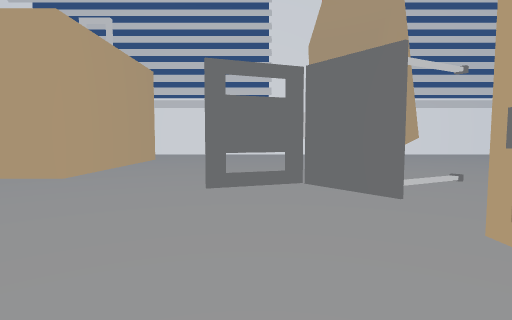
[1] (above)

24 first-person views from a walk through a Unity game level. The camera is 1.4 m above the floor, tilts 4° down and sees 80° across. The floor is counted in squares, 2 m on a side. Each view is taken from the middle of a square. On the plan, view 1 faces up. The plan holds only what a view shows up to about 10 squares ahead; the rest is blank. The place goes on beyond the plan.

[2]
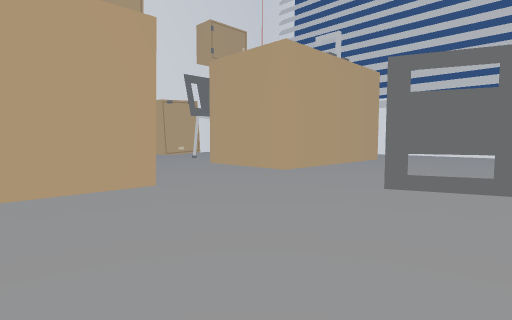

[3]
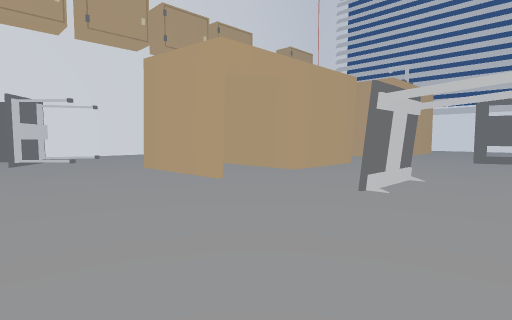

[4]
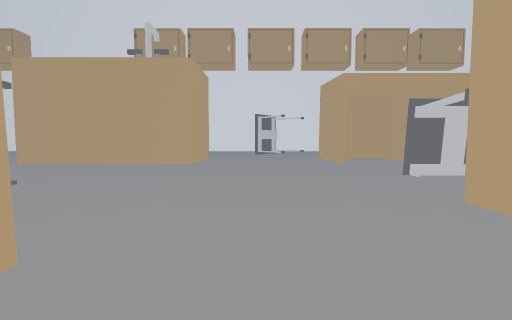

[5]
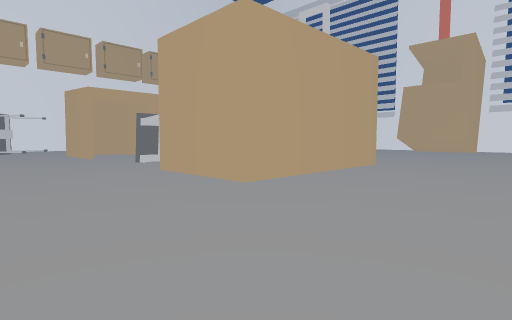

[6]
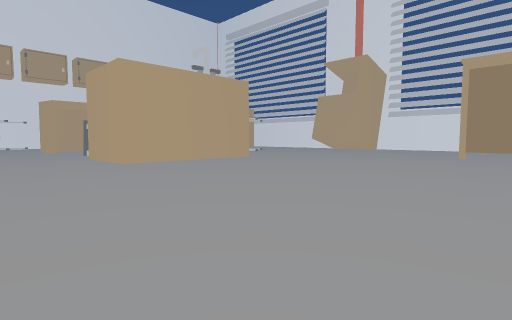

[7]
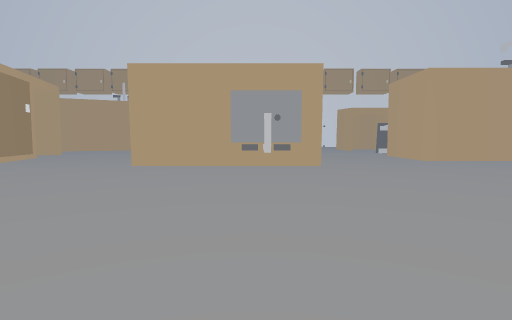

[8]
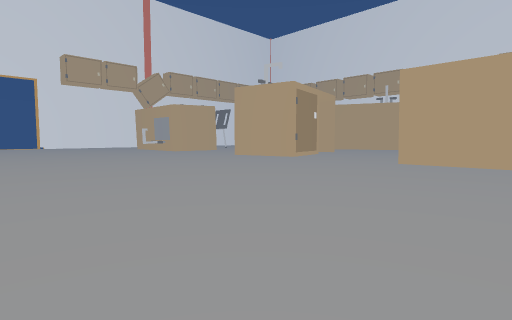

[9]
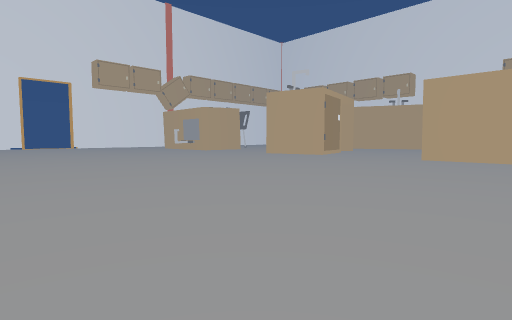

[10]
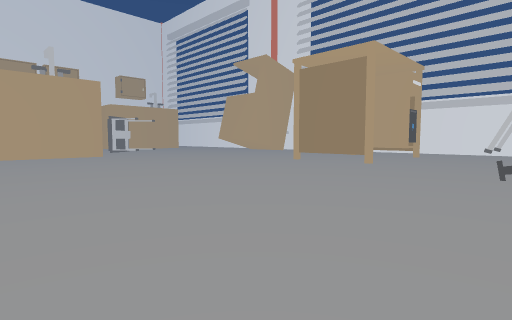

[11]
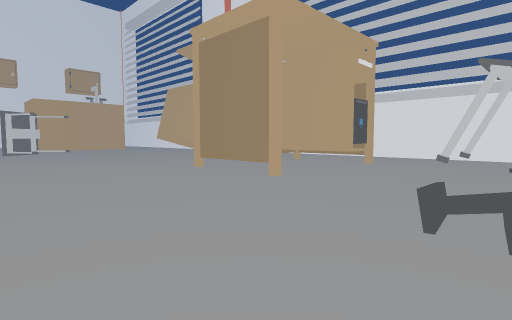

[12]
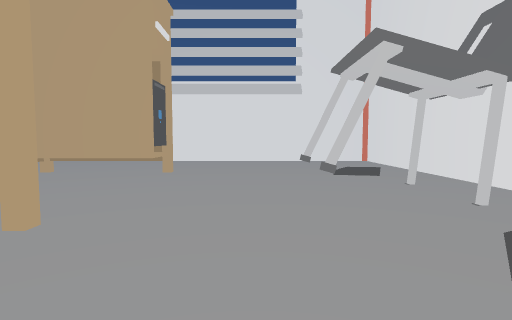

[13]
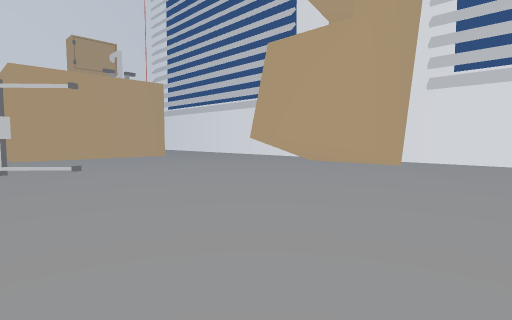

[14]
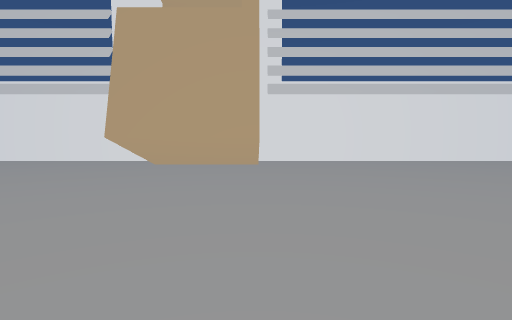

[15]
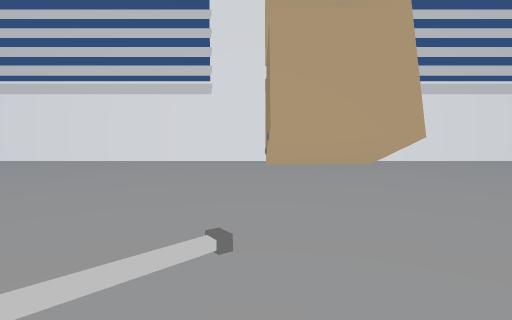

[16]
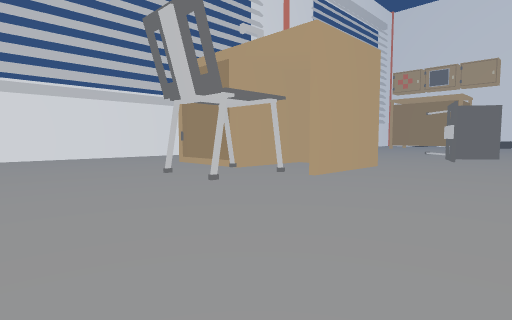

[17]
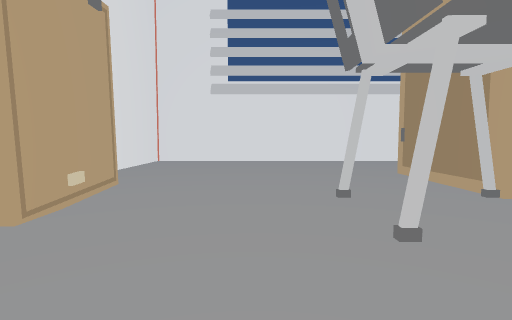

[18]
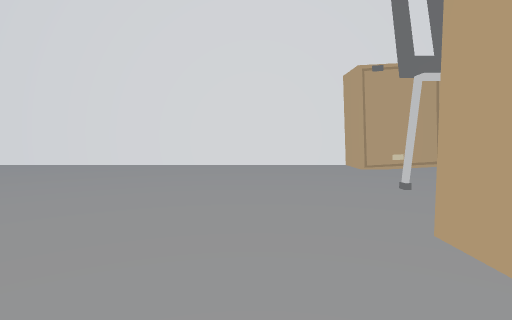

[19]
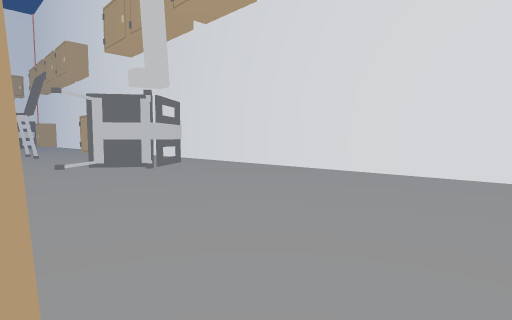

[20]
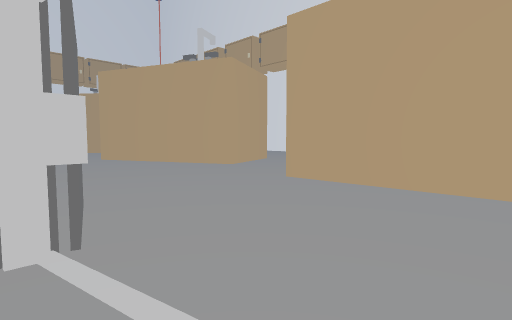

[21]
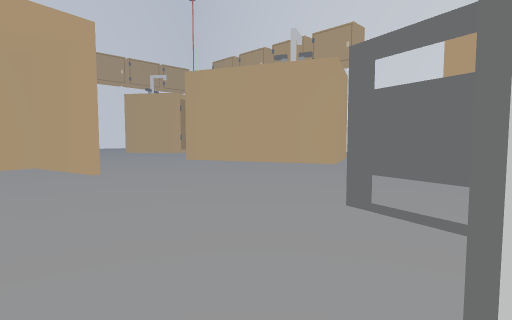

[22]
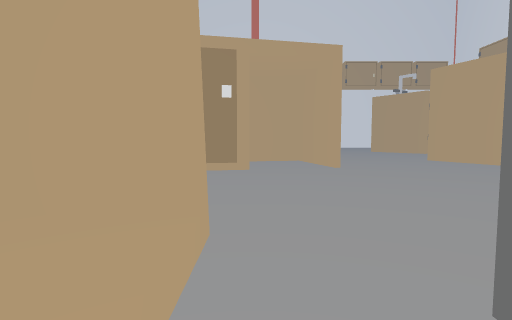

[23]
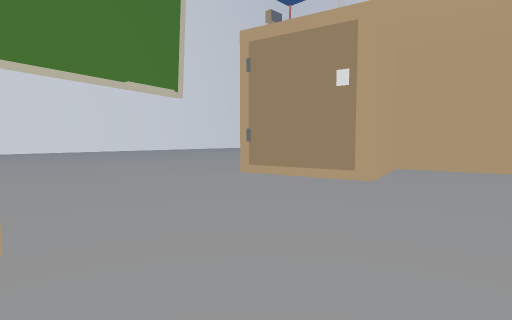

[24]
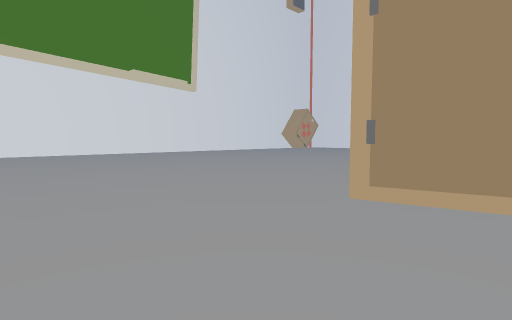

### Floor plan
Key: @ floor where view 1 was taken; # wall or solid block; . main floor; : floor 0.25 m higher than the main floor; + floor 0.5 m higher than the main floor; / step, stairs or slope; ^ raised ledge; C chair; M computer; O other object.
Columns run from 12 left of view 1 to 19 right of it. Each row starts with its distance up from view 1.
 14 ###############  ###############
 13 #..............  ..............#
 12 #..............###.............#
 11 #...... .......###.........../.#
 10  .....###......###.....#MM...:.#
  9  .....###..............^.....:.#
  8  #....###.............. .......#
  7 ##..C...##............. ...../.
  6 #...C....#.............###.../
  5 #.....####..................//M
  4 #...........##.............../
  3 #.............................
  2 #.....###.....###.............
  1 #.....^ #.....  #.............
  0 #.....###...@.  #.............
 -1 #..... ....#..  #.............
 -2 #..... ....#..  #.............
 -3 #.....###.....###.........
 -4 #.##......................
 -5 #..#......................
 -6     .. ...................
 -7    ... ##.......###.......
 -8    ..   #......   ^^..........
 -9     O   #..... .  #...........
-10         ##..###.+ #...........
-11          #..#...###...........
-12          #....................
-13        .......................
-14       .......................
-15       ###....................
-16         #.......###..........
-17         ##...#..#  ..........
-18          #...#..#  ..........
-19          #...####   .........

Positions as (right, up) in squares from view 1, and headings:
1: (0, 0), facing up
2: (1, 0), facing up-left
3: (1, -6), facing up-left
4: (5, -5), facing left
5: (8, -6), facing up-left
6: (13, -6), facing up-left
7: (14, -8), facing left
8: (15, -8), facing down-left
9: (17, -8), facing down-left
10: (17, -2), facing up-left
11: (17, 2), facing up-left
12: (15, 4), facing up
13: (8, 4), facing up-left
14: (5, 4), facing up
15: (2, 4), facing up
16: (-11, 2), facing up-right
17: (-9, 4), facing up
18: (-4, 4), facing left
19: (-6, 3), facing down-left
20: (1, -8), facing down-left
21: (3, -10), facing down-left
22: (3, -9), facing down
23: (1, -11), facing down-right
24: (4, -12), facing down-right
